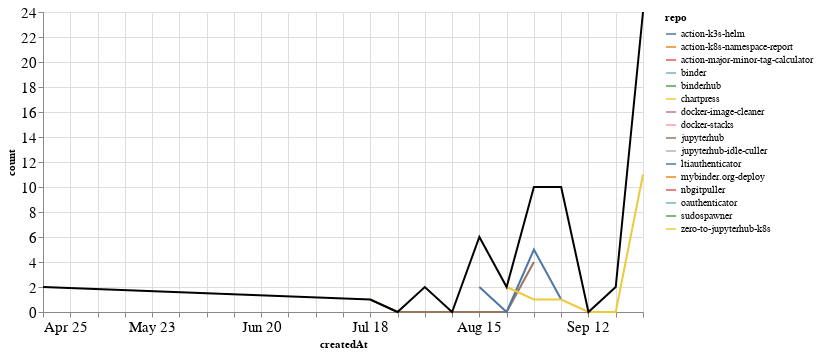

This figure's notebook cell:
### Markdown cell above
### PRs

### Code cell
prs_time = prs.groupby('repo').resample('W', on='createdAt').count()['author'].reset_index()
prs_time = prs_time.rename(columns={'author': 'count'})
prs_time_total = prs_time.groupby('createdAt').agg({"count": "sum"}).reset_index()

ch1 = alt.Chart(prs_time, width=600).mark_line().encode(
    x='createdAt',
    y='count',
    color='repo',
    tooltip="repo"
)

ch2 = alt.Chart(prs_time_total, width=600).mark_line(color="black").encode(
    x='createdAt',
    y='count',
)

ch1 + ch2

### Figure 1 — Vega-Lite specification as saved in the notebook (floating-point values rounded to 4 significant figures)
{"config": {"axisLeft": {"labelFontSize": 15}, "axisBottom": {"labelFontSize": 15}}, "layer": [{"data": {"name": "data-da0fd5056062fb85f31c5a49b8556333"}, "mark": "line", "encoding": {"color": {"type": "nominal", "field": "repo"}, "tooltip": {"type": "nominal", "field": "repo"}, "x": {"type": "temporal", "field": "createdAt"}, "y": {"type": "quantitative", "field": "count"}}, "width": 600}, {"data": {"name": "data-20f5f9f7cf3be7a4af21745677b424d0"}, "mark": {"type": "line", "color": "black"}, "encoding": {"x": {"type": "temporal", "field": "createdAt"}, "y": {"type": "quantitative", "field": "count"}}, "width": 600}], "$schema": "https://vega.github.io/schema/vega-lite/v4.8.1.json", "datasets": {"data-da0fd5056062fb85f31c5a49b8556333": [{"repo": "action-k3s-helm", "createdAt": "2021-08-15T00:00:00", "count": 1}, {"repo": "action-k8s-namespace-report", "createdAt": "2021-09-26T00:00:00", "count": 1}, {"repo": "action-major-minor-tag-calculator", "createdAt": "2021-09-26T00:00:00", "count": 1}, {"repo": "binder", "createdAt": "2021-04-25T00:00:00", "count": 1}, {"repo": "binderhub", "createdAt": "2021-09-26T00:00:00", "count": 10}, {"repo": "chartpress", "createdAt": "2021-08-01T00:00:00", "count": 1}, {"repo": "docker-image-cleaner", "createdAt": "2021-09-19T00:00:00", "count": 2}, {"repo": "docker-stacks", "createdAt": "2021-08-15T00:00:00", "count": 2}, {"repo": "jupyterhub", "createdAt": "2021-07-18T00:00:00", "count": 1}, {"repo": "jupyterhub", "createdAt": "2021-07-25T00:00:00", "count": 0}, {"repo": "jupyterhub", "createdAt": "2021-08-01T00:00:00", "count": 0}, {"repo": "jupyterhub", "createdAt": "2021-08-08T00:00:00", "count": 0}, {"repo": "jupyterhub", "createdAt": "2021-08-15T00:00:00", "count": 0}, {"repo": "jupyterhub", "createdAt": "2021-08-22T00:00:00", "count": 0}, {"repo": "jupyterhub", "createdAt": "2021-08-29T00:00:00", "count": 4}, {"repo": "jupyterhub-idle-culler", "createdAt": "2021-09-26T00:00:00", "count": 1}, {"repo": "ltiauthenticator", "createdAt": "2021-08-15T00:00:00", "count": 2}, {"repo": "ltiauthenticator", "createdAt": "2021-08-22T00:00:00", "count": 0}, {"repo": "ltiauthenticator", "createdAt": "2021-08-29T00:00:00", "count": 5}, {"repo": "ltiauthenticator", "createdAt": "2021-09-05T00:00:00", "count": 1}, {"repo": "mybinder.org-deploy", "createdAt": "2021-08-01T00:00:00", "count": 1}, {"repo": "nbgitpuller", "createdAt": "2021-09-05T00:00:00", "count": 8}, {"repo": "oauthenticator", "createdAt": "2021-08-15T00:00:00", "count": 1}, {"repo": "sudospawner", "createdAt": "2021-04-25T00:00:00", "count": 1}, {"repo": "zero-to-jupyterhub-k8s", "createdAt": "2021-08-22T00:00:00", "count": 2}, {"repo": "zero-to-jupyterhub-k8s", "createdAt": "2021-08-29T00:00:00", "count": 1}, {"repo": "zero-to-jupyterhub-k8s", "createdAt": "2021-09-05T00:00:00", "count": 1}, {"repo": "zero-to-jupyterhub-k8s", "createdAt": "2021-09-12T00:00:00", "count": 0}, {"repo": "zero-to-jupyterhub-k8s", "createdAt": "2021-09-19T00:00:00", "count": 0}, {"repo": "zero-to-jupyterhub-k8s", "createdAt": "2021-09-26T00:00:00", "count": 11}], "data-20f5f9f7cf3be7a4af21745677b424d0": [{"createdAt": "2021-04-25T00:00:00", "count": 2}, {"createdAt": "2021-07-18T00:00:00", "count": 1}, {"createdAt": "2021-07-25T00:00:00", "count": 0}, {"createdAt": "2021-08-01T00:00:00", "count": 2}, {"createdAt": "2021-08-08T00:00:00", "count": 0}, {"createdAt": "2021-08-15T00:00:00", "count": 6}, {"createdAt": "2021-08-22T00:00:00", "count": 2}, {"createdAt": "2021-08-29T00:00:00", "count": 10}, {"createdAt": "2021-09-05T00:00:00", "count": 10}, {"createdAt": "2021-09-12T00:00:00", "count": 0}, {"createdAt": "2021-09-19T00:00:00", "count": 2}, {"createdAt": "2021-09-26T00:00:00", "count": 24}]}}
